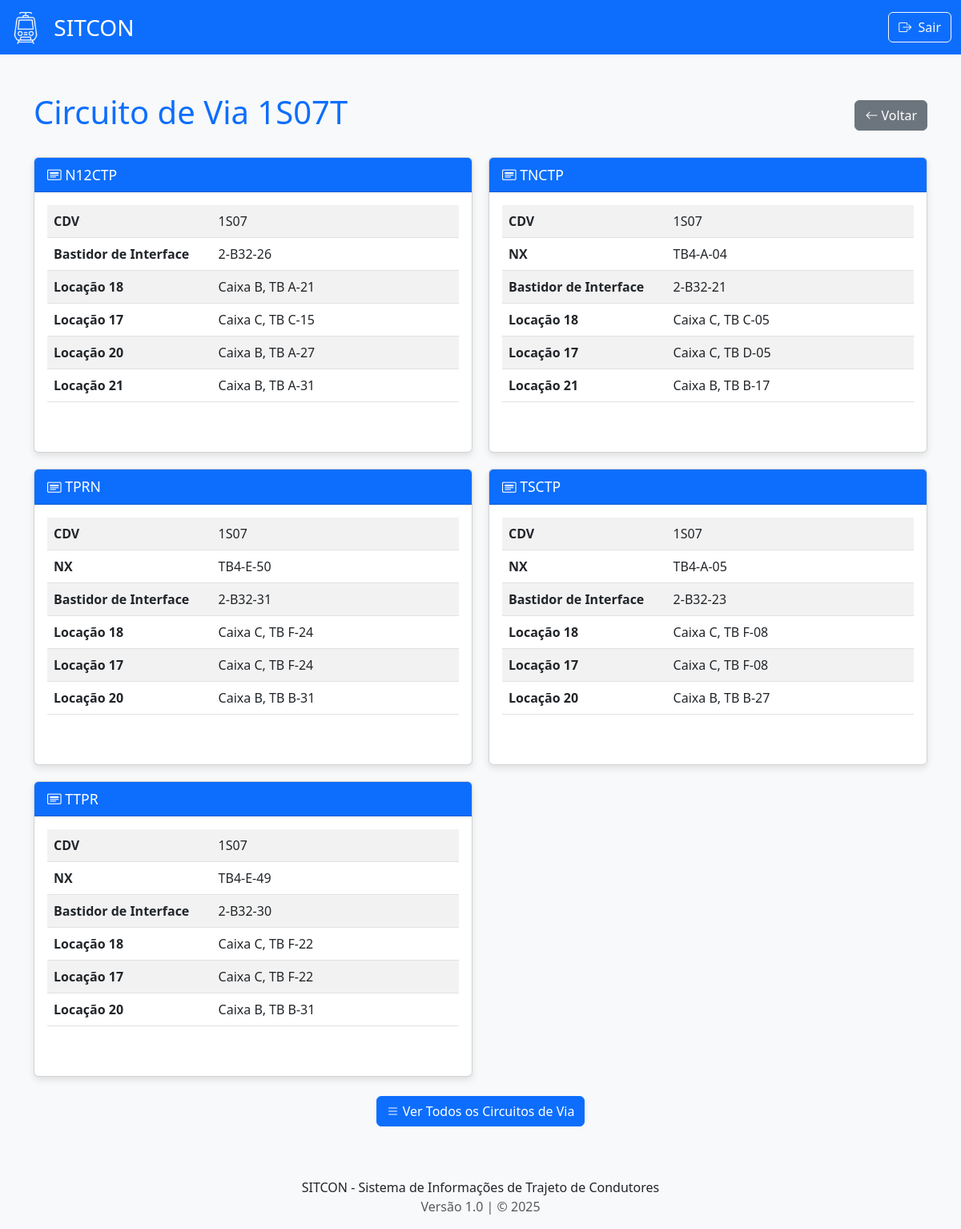
Screenshot of /cdv/1S07 (signed in) with the database file from the repository.
### models.py (models this page shows, shortened)
class CDV(db.Model):
    __tablename__ = 'cdv'
    idcdv = db.Column(db.String(5), primary_key=True)
    tipo = db.Column(db.String(6), primary_key=True)
    L1 = db.Column(db.String(8), nullable=True)
    L2 = db.Column(db.String(8), nullable=True)
    L3 = db.Column(db.String(8), nullable=True)
    L4 = db.Column(db.String(8), nullable=True)
    L5 = db.Column(db.String(8), nullable=True)
    L6 = db.Column(db.String(8), nullable=True)
    L7 = db.Column(db.String(8), nullable=True)
    L8 = db.Column(db.String(8), nullable=True)
    L9 = db.Column(db.String(8), nullable=True)
    L10 = db.Column(db.String(8), nullable=True)
    tower = db.Column(db.String(8), nullable=True)
    interface = db.Column(db.String(8), nullable=True)
    L14 = db.Column(db.String(8), nullable=True)
    L15 = db.Column(db.String(8), nullable=True)
    L16 = db.Column(db.String(8), nullable=True)
    L18 = db.Column(db.String(8), nullable=True)
    L17 = db.Column(db.String(8), nullable=True)
    L20 = db.Column(db.String(8), nullable=True)
    L21 = db.Column(db.String(8), nullable=True)
    L22 = db.Column(db.String(8), nullable=True)
    L23 = db.Column(db.String(8), nullable=True)

### app.py (the view)
@app.route('/cdv/<cdv_id>')
@login_required
def cdv_detail(cdv_id):
    registros = CDV.query.filter_by(idcdv=cdv_id).all()
    if not registros:
        flash(f'CDV {cdv_id} não encontrado', 'warning')
        return redirect(url_for('cdv'))
    dados = formatar_registros(registros, CDV)
    return render_template('cdv_detail.html',
                         cdv_id=cdv_id,
                         registros=dados)

### app.py (called while the page is built)
def formatar_valor_locacao(valor):
    if not isinstance(valor, str) or '-' not in valor:
        return valor
    partes = valor.split('-')
    if len(partes) >= 3:
        caixa = f"Caixa {partes[0]}"
        tb = f"TB {partes[1]}-{partes[2]}"
        return f"{caixa}, {tb}"
    elif len(partes) == 2:
        caixa = f"Caixa {partes[0]}"
        tb = f"TB {partes[1]}"
        return f"{caixa}, {tb}"
    else:
        return valor

def formatar_registros(registros, model_class):
    dados_formatados = []
    if not registros:
        return dados_formatados
    for registro in registros:
        campos_registro = {}
        for coluna in model_class.__table__.columns:
            nome_original = coluna.name
            nome_amigavel = TRADUCOES_GERAIS.get(nome_original, nome_original)
            valor = getattr(registro, nome_original)
            if nome_original.startswith('L') and nome_original[1:].isdigit():
                valor = formatar_valor_locacao(valor)
            if valor not in [None, '']:
                campos_registro[nome_amigavel] = valor
        dados_formatados.append(campos_registro)
    return dados_formatados

def login_required(f):
    @wraps(f)
    def decorated_function(*args, **kwargs):
        if not session.get('logado'):
            flash('Acesso não autorizado. Por favor, faça login.', 'warning')
            return redirect(url_for('login'))
        return f(*args, **kwargs)
    return decorated_function

### templates/cdv_detail.html (shortened to what this page needs)
{% extends "base.html" %}
{% block content %}
<div class="d-flex justify-content-between align-items-center mb-4">
  <h1 class="text-primary">Circuito de Via {{ cdv_id }}T</h1>
  <a href="{{ url_for('cdv') }}" class="btn btn-secondary">
    <i class="bi bi-arrow-left"></i> Voltar
  </a>
</div>
<div class="registro-grid">
  {% for registro in registros %}
  <div class="card">
    <div class="card-header bg-primary text-white">
      <i class="bi bi-card-heading"></i>
      {{ registro.pop('Tipo', 'Configuração ' + loop.index|string) }}
    </div>
    <div class="card-body">
      <div class="table-responsive">
        <table class="table table-striped">
          <tbody>
            {% if registro %}
              {% for nome, valor in registro.items() %}
                {% if nome != 'tipo' %}
                <tr>
                  <td width="40%"><strong>{{ nome }}</strong></td>
                  <td>{{ valor }}</td>
                </tr>
                {% endif %}
              {% endfor %}
            {% else %}
              <tr>
                <td colspan="2" class="text-center">Nenhum dado disponível</td>
              </tr>
            {% endif %}
          </tbody>
        </table>
      </div>
    </div>
  </div>
  {% endfor %}
</div>
<div class="text-center mt-4">
  <a href="{{ url_for('cdv') }}" class="btn btn-primary">
    <i class="bi bi-list"></i> Ver Todos os Circuitos de Via
  </a>
</div>
{% endblock %}

### static/css/style.css (style rules this page uses)
html, body { height: 100%; }
body { display: flex; flex-direction: column; }
body { background-image: url('../images/fundo.png'); background-size: cover; background-position: center center; background-attachment: fixed; background-color: #f8f9fa; }
.card-header { font-size: 1.1rem; }
.card { box-shadow: 0 4px 8px rgba(0, 0, 0, 0.1); height: 100%; margin-bottom: 30px; }
.table-responsive { max-height: 300px; overflow-y: auto; }
.registro-grid { display: grid; grid-template-columns: repeat(2, 1fr); gap: 20px; }

### rows the page displays
CDV: pop "N12CTP", nome "CDV", idcdv "1S07", nome "Bastidor de Interface", interface "2-B32-26", registro "Locação 18" "Locação 17" "Locação 20" "Locação 21", registro "Caixa B, TB A-21" "Caixa C, TB C-15" "Caixa B, TB A-27" "Caixa B, TB A-31"
CDV: pop "TNCTP", nome "CDV", idcdv "1S07", nome "NX", tower "TB4-A-04", nome "Bastidor de Interface", interface "2-B32-21", registro "Locação 18" "Locação 17" "Locação 21", registro "Caixa C, TB C-05" "Caixa C, TB D-05" "Caixa B, TB B-17"
CDV: pop "TPRN", nome "CDV", idcdv "1S07", nome "NX", tower "TB4-E-50", nome "Bastidor de Interface", interface "2-B32-31", registro "Locação 18" "Locação 17" "Locação 20", registro "Caixa C, TB F-24" "Caixa C, TB F-24" "Caixa B, TB B-31"
CDV: pop "TSCTP", nome "CDV", idcdv "1S07", nome "NX", tower "TB4-A-05", nome "Bastidor de Interface", interface "2-B32-23", registro "Locação 18" "Locação 17" "Locação 20", registro "Caixa C, TB F-08" "Caixa C, TB F-08" "Caixa B, TB B-27"
CDV: pop "TTPR", nome "CDV", idcdv "1S07", nome "NX", tower "TB4-E-49", nome "Bastidor de Interface", interface "2-B32-30", registro "Locação 18" "Locação 17" "Locação 20", registro "Caixa C, TB F-22" "Caixa C, TB F-22" "Caixa B, TB B-31"

### other values shown
{{ cdv_id }} "1S07"
